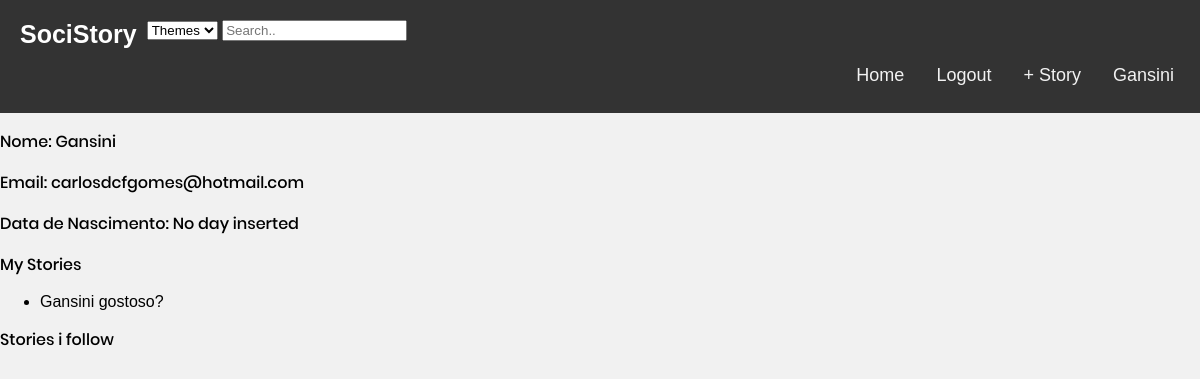
The page /pages/profilePage.php (signed in) on the database as committed earlier.
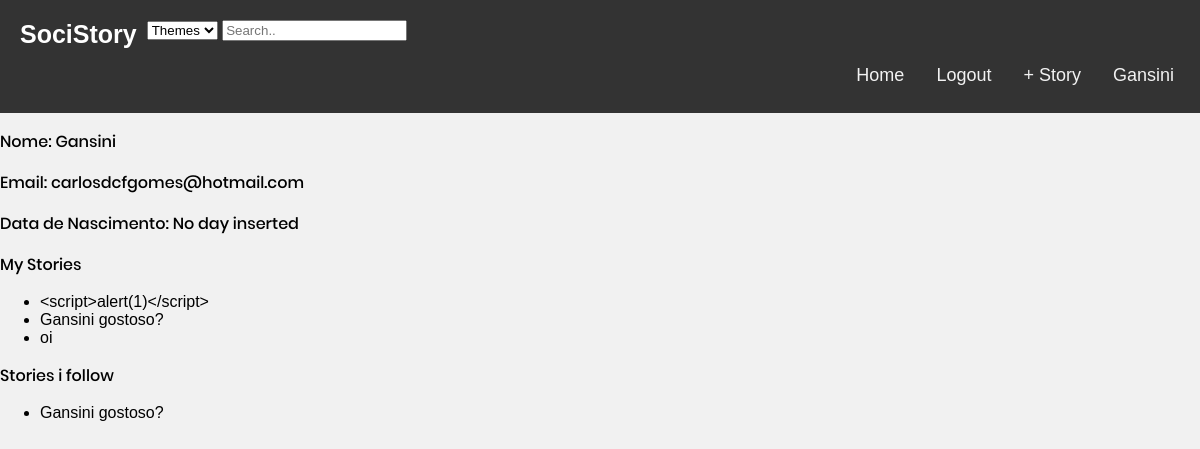
The same page on the database as committed later.
### tables this page shows
CREATE TABLE users(
  username VARCHAR PRIMARY KEY,
  email VARCHAR UNIQUE,
  password VARCHAR NOT NULL,
  birthday DATE
);

CREATE TABLE stories(
  entity_id INTEGER PRIMARY KEY REFERENCES entities,
  username VARCHAR NOT NULL REFERENCES users,
  title TEXT NOT NULL, 
  body TEXT NOT NULL,
  hour DATETIME NOT NULL,
  UNIQUE(username, title, body)
);

### database/db_comments.php (called while the page is built, shortened)
<?php
    function getUsernameInfo($username){
    $db = Database::instance()->db();
    $stmt = $db->prepare('SELECT * FROM users where username = ?');
    $stmt->execute(array($username));
    return $stmt->fetch();
    }
  function myComments($username) {
    $db = Database::instance()->db();
    $stmt = $db->prepare('SELECT title FROM stories,comments
     WHERE comments.username = ?
     AND story_id = stories.entity_id');
    $stmt->execute(array($username));
    return $stmt->fetchAll();
  }
  function myStories($username) {
    $db = Database::instance()->db();
    $stmt = $db->prepare('SELECT title FROM stories WHERE username = ?');
    $stmt->execute(array($username));
    return $stmt->fetchAll();
  }
?>

### pages/profilePage.php (the view, shortened to what this page needs)
<?php
include_once('../templates/common.php');
include_once('../database/db_comments.php');
$profileInfo = getUsernameInfo($_SESSION['username']);
$mystories = myStories($_SESSION['username']);
$myCommentStories =  myComments($_SESSION['username']);
draw_header($_SESSION['username']);
?>
    <section id="profile">
     <p class="profileinfo" id = username>
     <label for="name">Nome: </label>
     <span> <?=$profileInfo['username']?></span>
     </p>
    <p class="profileinfo" id = email>
    <label for="email">Email: </label>
     <span> <?=$profileInfo['email']?></span>
    </p>
    <p class="profileinfo" id = bd>
    <label for="birth">Data de Nascimento: </label>
     <span> <?=$profileInfo['birthday'] ?? 'No day inserted'?></span>
    </p>
    <p class="profileinfo" id = myStories>
    <label for="myStories"> My Stories </label>
     <ul>
     <?php
     foreach($mystories as $story){
         ?>
        <li><?=$story['title']?> </li>
    <?php }
    unset($story) ?>
   </ul>
    </p>
    <p class="profileinfo" id = myCommentedStories>
    <label for="myCommentedStories"> Stories i follow </label>
     <ul>
     <?php
     foreach($myCommentStories as $story){
         ?>
        <li><?=$story['title']?> </li>
    <?php }
    unset($story) ?>
   </ul>
    </p>
    </section>
<?php
draw_footer();
?>

### templates/common.php (shortened to what this page needs)
<?php function draw_header($username){
?>
  <link rel="stylesheet" href="../css/common.css">
<!DOCTYPE html>
<html>
<head>
    <link rel="stylesheet" href="../css/mainPage.css">
</head>
<body>
    <header>
        <?php if($username != null) { ?>
           <nav>
           <div class="header">
            <a href="../pages/stories.php" class="logo">SociStory</a>
           <div id="searchArea">
            <form id="searchForm" method="get">
            <select name="searchthemes" id="searchBox">
            <option value="Themes">Themes</option>
            </select>
            <input id="search" type="text" placeholder="Search..">
            </form>
            </div>
                <div class="topnav">
            <a href="../pages/profilePage.php"> <?=$username?></a>
            <a href="../pages/newStory.php"> + Story </a>
            <a href="../actions/user_logout.php">Logout</a>
            <a href="../pages/stories.php">Home</a>
            </div>
            </div>
        <?php }  ?>
        </nav>
    </header>
<?php
}
?>
<?php function draw_footer(){
?>
</body>
</html>
<?php
}
?>

### css/common.css (style rules this page uses)
* { box-sizing: border-box; }
body { margin: 0; font-family: Arial, Helvetica, sans-serif; }
.header { overflow: hidden; background-color: #333; padding: 20px 10px; }
.header a { float: left; color: white; text-align: center; padding: 10px; text-decoration: none; font-size: 18px; line-height: 8px; border-radius: 4px; }
.header a.logo { font-size: 25px; font-weight: bold; }
.topnav { float: right; }
.topnav a { float: right; display: block; color: #f2f2f2; padding: 14px 16px; text-decoration: none; }

### css/mainPage.css (style rules this page uses)
body { font-family: Poppins, sans-serif; background-color: #f1f1f1; }
p { font-family: Poppins-Medium; }

Rows that differ between the two databases and show on the page:
added stories: title "<script>alert(1)</script>"
now on one of the page's lists (row edited): stories: title "Gansini gostoso?"
added stories: title "oi"
